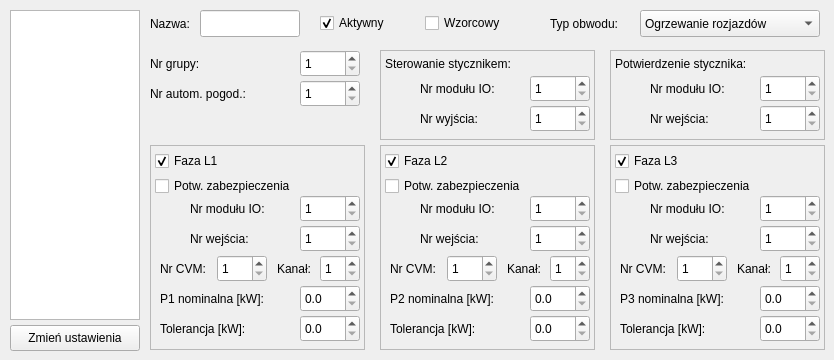
      <widget class="QWidget" name="tab_5">
       <attribute name="title">
        <string>Obwody sterowania</string>
       </attribute>
       <widget class="QListWidget" name="circuitList">
        <property name="geometry">
         <rect>
          <x>10</x>
          <y>10</y>
          <width>130</width>
          <height>310</height>
         </rect>
        </property>
       </widget>
       <widget class="QPushButton" name="editCircuitList">
        <property name="geometry">
         <rect>
          <x>10</x>
          <y>325</y>
          <width>130</width>
          <height>26</height>
         </rect>
        </property>
        <property name="text">
         <string>Zmień ustawienia</string>
        </property>
       </widget>
       <widget class="QLabel" name="label_29">
        <property name="geometry">
         <rect>
          <x>150</x>
          <y>15</y>
          <width>50</width>
          <height>17</height>
         </rect>
        </property>
        <property name="text">
         <string>Nazwa:</string>
        </property>
       </widget>
       <widget class="QLineEdit" name="cirNameEdit">
        <property name="geometry">
         <rect>
          <x>200</x>
          <y>10</y>
          <width>100</width>
          <height>27</height>
         </rect>
        </property>
        <property name="text">
         <string/>
        </property>
        <property name="maxLength">
         <number>7</number>
        </property>
       </widget>
       <widget class="QCheckBox" name="cirActiveChk">
        <property name="geometry">
         <rect>
          <x>320</x>
          <y>12</y>
          <width>90</width>
          <height>22</height>
         </rect>
        </property>
        <property name="text">
         <string>Aktywny</string>
        </property>
        <property name="checked">
         <bool>true</bool>
        </property>
       </widget>
       <widget class="QLabel" name="label_30">
        <property name="geometry">
         <rect>
          <x>550</x>
          <y>15</y>
          <width>90</width>
          <height>17</height>
         </rect>
        </property>
        <property name="text">
         <string>Typ obwodu:</string>
        </property>
       </widget>
       <widget class="QComboBox" name="cirTypeCmb">
        <property name="geometry">
         <rect>
          <x>640</x>
          <y>10</y>
          <width>180</width>
          <height>27</height>
         </rect>
        </property>
        <property name="editable">
         <bool>false</bool>
        </property>
        <item>
         <property name="text">
          <string>Ogrzewanie rozjazdów</string>
         </property>
        </item>
        <item>
         <property name="text">
          <string>Ogrzewanie zamknięć</string>
         </property>
        </item>
       </widget>
       <widget class="QFrame" name="l1Frame">
        <property name="geometry">
         <rect>
          <x>150</x>
          <y>145</y>
          <width>215</width>
          <height>205</height>
         </rect>
        </property>
        <property name="frameShape">
         <enum>QFrame::StyledPanel</enum>
        </property>
        <property name="frameShadow">
         <enum>QFrame::Raised</enum>
        </property>
        <widget class="QCheckBox" name="l1ActiveChk">
         <property name="geometry">
          <rect>
           <x>5</x>
           <y>5</y>
           <width>80</width>
           <height>22</height>
          </rect>
         </property>
         <property name="text">
          <string>Faza L1</string>
         </property>
         <property name="checked">
          <bool>true</bool>
         </property>
        </widget>
        <widget class="QCheckBox" name="l1ConfActiveChk">
         <property name="geometry">
          <rect>
           <x>5</x>
           <y>30</y>
           <width>170</width>
           <height>22</height>
          </rect>
         </property>
         <property name="text">
          <string>Potw. zabezpieczenia</string>
         </property>
        </widget>
        <widget class="QLabel" name="label_31">
         <property name="geometry">
          <rect>
           <x>40</x>
           <y>55</y>
           <width>100</width>
           <height>17</height>
          </rect>
         </property>
         <property name="text">
          <string>Nr modułu IO:</string>
         </property>
        </widget>
        <widget class="QSpinBox" name="l1ConfIOMod">
         <property name="geometry">
          <rect>
           <x>150</x>
           <y>50</y>
           <width>60</width>
           <height>27</height>
          </rect>
         </property>
         <property name="minimum">
          <number>1</number>
         </property>
         <property name="maximum">
          <number>24</number>
         </property>
         <property name="value">
          <number>1</number>
         </property>
        </widget>
        <widget class="QSpinBox" name="l1ConfBitNo">
         <property name="geometry">
          <rect>
           <x>150</x>
           <y>80</y>
           <width>60</width>
           <height>27</height>
          </rect>
         </property>
         <property name="minimum">
          <number>1</number>
         </property>
         <property name="maximum">
          <number>20</number>
         </property>
        </widget>
        <widget class="QLabel" name="label_32">
         <property name="geometry">
          <rect>
           <x>40</x>
           <y>85</y>
           <width>80</width>
           <height>17</height>
          </rect>
         </property>
         <property name="text">
          <string>Nr wejścia:</string>
         </property>
        </widget>
        <widget class="QLabel" name="label_33">
         <property name="geometry">
          <rect>
           <x>10</x>
           <y>145</y>
           <width>130</width>
           <height>17</height>
          </rect>
         </property>
         <property name="text">
          <string>P1 nominalna [kW]:</string>
         </property>
        </widget>
        <widget class="QLabel" name="label_34">
         <property name="geometry">
          <rect>
           <x>10</x>
           <y>175</y>
           <width>110</width>
           <height>17</height>
          </rect>
         </property>
         <property name="text">
          <string>Tolerancja [kW]:</string>
         </property>
        </widget>
        <widget class="QDoubleSpinBox" name="p1Nominal">
         <property name="geometry">
          <rect>
           <x>150</x>
           <y>140</y>
           <width>60</width>
           <height>27</height>
          </rect>
         </property>
         <property name="decimals">
          <number>1</number>
         </property>
         <property name="maximum">
          <double>10.000000000000000</double>
         </property>
         <property name="singleStep">
          <double>0.100000000000000</double>
         </property>
         <property name="value">
          <double>0.000000000000000</double>
         </property>
        </widget>
        <widget class="QDoubleSpinBox" name="p1Tol">
         <property name="geometry">
          <rect>
           <x>150</x>
           <y>170</y>
           <width>60</width>
           <height>27</height>
          </rect>
         </property>
         <property name="decimals">
          <number>1</number>
         </property>
         <property name="maximum">
          <double>10.000000000000000</double>
         </property>
         <property name="singleStep">
          <double>0.100000000000000</double>
         </property>
        </widget>
        <widget class="QSpinBox" name="l1CvmCh">
         <property name="geometry">
          <rect>
           <x>170</x>
           <y>110</y>
           <width>40</width>
           <height>27</height>
          </rect>
         </property>
         <property name="minimum">
          <number>1</number>
         </property>
         <property name="maximum">
          <number>3</number>
         </property>
        </widget>
        <widget class="QLabel" name="label_57">
         <property name="geometry">
          <rect>
           <x>10</x>
           <y>115</y>
           <width>60</width>
           <height>17</height>
          </rect>
         </property>
         <property name="text">
          <string>Nr CVM:</string>
         </property>
        </widget>
        <widget class="QSpinBox" name="l1CvmId">
         <property name="geometry">
          <rect>
           <x>67</x>
           <y>110</y>
           <width>50</width>
           <height>27</height>
          </rect>
         </property>
         <property name="minimum">
          <number>1</number>
         </property>
         <property name="maximum">
          <number>24</number>
         </property>
        </widget>
        <widget class="QLabel" name="label_56">
         <property name="geometry">
          <rect>
           <x>127</x>
           <y>115</y>
           <width>40</width>
           <height>17</height>
          </rect>
         </property>
         <property name="text">
          <string>Kanał:</string>
         </property>
        </widget>
       </widget>
       <widget class="QFrame" name="l2Frame">
        <property name="geometry">
         <rect>
          <x>380</x>
          <y>145</y>
          <width>215</width>
          <height>205</height>
         </rect>
        </property>
        <property name="frameShape">
         <enum>QFrame::StyledPanel</enum>
        </property>
        <property name="frameShadow">
         <enum>QFrame::Raised</enum>
        </property>
        <widget class="QCheckBox" name="l2ActiveChk">
         <property name="geometry">
          <rect>
           <x>5</x>
           <y>5</y>
           <width>80</width>
           <height>22</height>
          </rect>
         </property>
         <property name="text">
          <string>Faza L2</string>
         </property>
         <property name="checked">
          <bool>true</bool>
         </property>
        </widget>
        <widget class="QCheckBox" name="l2ConfActiveChk">
         <property name="geometry">
          <rect>
           <x>5</x>
           <y>30</y>
           <width>170</width>
           <height>22</height>
          </rect>
         </property>
         <property name="text">
          <string>Potw. zabezpieczenia</string>
         </property>
        </widget>
        <widget class="QLabel" name="label_38">
         <property name="geometry">
          <rect>
           <x>40</x>
           <y>55</y>
           <width>100</width>
           <height>17</height>
          </rect>
         </property>
         <property name="text">
          <string>Nr modułu IO:</string>
         </property>
        </widget>
        <widget class="QSpinBox" name="l2ConfIOMod">
         <property name="geometry">
          <rect>
           <x>150</x>
           <y>50</y>
           <width>60</width>
           <height>27</height>
          </rect>
         </property>
         <property name="minimum">
          <number>1</number>
         </property>
         <property name="maximum">
          <number>24</number>
         </property>
         <property name="value">
          <number>1</number>
         </property>
        </widget>
        <widget class="QSpinBox" name="l2ConfBitNo">
         <property name="geometry">
          <rect>
           <x>150</x>
           <y>80</y>
           <width>60</width>
           <height>27</height>
          </rect>
         </property>
         <property name="minimum">
          <number>1</number>
         </property>
         <property name="maximum">
          <number>20</number>
         </property>
        </widget>
        <widget class="QLabel" name="label_39">
         <property name="geometry">
          <rect>
           <x>40</x>
           <y>85</y>
           <width>80</width>
           <height>17</height>
          </rect>
         </property>
         <property name="text">
          <string>Nr wejścia:</string>
         </property>
        </widget>
        <widget class="QLabel" name="label_40">
         <property name="geometry">
          <rect>
           <x>10</x>
           <y>145</y>
           <width>130</width>
           <height>17</height>
          </rect>
         </property>
         <property name="text">
          <string>P2 nominalna [kW]:</string>
         </property>
        </widget>
        <widget class="QLabel" name="label_41">
         <property name="geometry">
          <rect>
           <x>10</x>
           <y>175</y>
           <width>110</width>
           <height>17</height>
          </rect>
         </property>
         <property name="text">
          <string>Tolerancja [kW]:</string>
         </property>
        </widget>
        <widget class="QDoubleSpinBox" name="p2Nominal">
         <property name="geometry">
          <rect>
           <x>150</x>
           <y>140</y>
           <width>60</width>
           <height>27</height>
          </rect>
         </property>
         <property name="decimals">
          <number>1</number>
         </property>
         <property name="maximum">
          <double>10.000000000000000</double>
         </property>
         <property name="singleStep">
          <double>0.100000000000000</double>
         </property>
         <property name="value">
          <double>0.000000000000000</double>
         </property>
        </widget>
        <widget class="QDoubleSpinBox" name="p2Tol">
         <property name="geometry">
          <rect>
           <x>150</x>
           <y>170</y>
           <width>60</width>
           <height>27</height>
          </rect>
         </property>
         <property name="decimals">
          <number>1</number>
         </property>
         <property name="maximum">
          <double>10.000000000000000</double>
         </property>
         <property name="singleStep">
          <double>0.100000000000000</double>
         </property>
        </widget>
        <widget class="QSpinBox" name="l2CvmCh">
         <property name="geometry">
          <rect>
           <x>170</x>
           <y>110</y>
           <width>40</width>
           <height>27</height>
          </rect>
         </property>
         <property name="minimum">
          <number>1</number>
         </property>
         <property name="maximum">
          <number>3</number>
         </property>
        </widget>
        <widget class="QSpinBox" name="l2CvmId">
         <property name="geometry">
          <rect>
           <x>67</x>
           <y>110</y>
           <width>50</width>
           <height>27</height>
          </rect>
         </property>
         <property name="minimum">
          <number>1</number>
         </property>
         <property name="maximum">
          <number>24</number>
         </property>
        </widget>
        <widget class="QLabel" name="label_55">
         <property name="geometry">
          <rect>
           <x>10</x>
           <y>115</y>
           <width>60</width>
           <height>17</height>
          </rect>
         </property>
         <property name="text">
          <string>Nr CVM:</string>
         </property>
        </widget>
        <widget class="QLabel" name="label_54">
         <property name="geometry">
          <rect>
           <x>127</x>
           <y>115</y>
           <width>40</width>
           <height>17</height>
          </rect>
         </property>
         <property name="text">
          <string>Kanał:</string>
         </property>
        </widget>
       </widget>
       <widget class="QFrame" name="l3Frame">
        <property name="geometry">
         <rect>
          <x>610</x>
          <y>145</y>
          <width>215</width>
          <height>205</height>
         </rect>
        </property>
        <property name="frameShape">
         <enum>QFrame::StyledPanel</enum>
        </property>
        <property name="frameShadow">
         <enum>QFrame::Raised</enum>
        </property>
        <widget class="QCheckBox" name="l3ActiveChk">
         <property name="geometry">
          <rect>
           <x>5</x>
           <y>5</y>
           <width>80</width>
           <height>22</height>
          </rect>
         </property>
         <property name="text">
          <string>Faza L3</string>
         </property>
         <property name="checked">
          <bool>true</bool>
         </property>
        </widget>
        <widget class="QCheckBox" name="l3ConfActiveChk">
         <property name="geometry">
          <rect>
           <x>5</x>
           <y>30</y>
           <width>170</width>
           <height>22</height>
          </rect>
         </property>
         <property name="text">
          <string>Potw. zabezpieczenia</string>
         </property>
        </widget>
        <widget class="QLabel" name="label_42">
         <property name="geometry">
          <rect>
           <x>40</x>
           <y>55</y>
           <width>100</width>
           <height>17</height>
          </rect>
         </property>
         <property name="text">
          <string>Nr modułu IO:</string>
         </property>
        </widget>
        <widget class="QSpinBox" name="l3ConfIOMod">
         <property name="geometry">
          <rect>
           <x>150</x>
           <y>50</y>
           <width>60</width>
           <height>27</height>
          </rect>
         </property>
         <property name="minimum">
          <number>1</number>
         </property>
         <property name="maximum">
          <number>24</number>
         </property>
         <property name="value">
          <number>1</number>
         </property>
        </widget>
        <widget class="QSpinBox" name="l3ConfBitNo">
         <property name="geometry">
          <rect>
           <x>150</x>
           <y>80</y>
           <width>60</width>
           <height>27</height>
          </rect>
         </property>
         <property name="minimum">
          <number>1</number>
         </property>
         <property name="maximum">
          <number>20</number>
         </property>
        </widget>
        <widget class="QLabel" name="label_43">
         <property name="geometry">
          <rect>
           <x>40</x>
           <y>85</y>
           <width>80</width>
           <height>17</height>
          </rect>
         </property>
         <property name="text">
          <string>Nr wejścia:</string>
         </property>
        </widget>
        <widget class="QLabel" name="label_44">
         <property name="geometry">
          <rect>
           <x>10</x>
           <y>145</y>
           <width>130</width>
           <height>17</height>
          </rect>
         </property>
         <property name="text">
          <string>P3 nominalna [kW]:</string>
         </property>
        </widget>
        <widget class="QLabel" name="label_45">
         <property name="geometry">
          <rect>
           <x>10</x>
           <y>175</y>
           <width>110</width>
           <height>17</height>
          </rect>
         </property>
         <property name="text">
          <string>Tolerancja [kW]:</string>
         </property>
        </widget>
        <widget class="QDoubleSpinBox" name="p3Nominal">
         <property name="geometry">
          <rect>
           <x>150</x>
           <y>140</y>
           <width>60</width>
           <height>27</height>
          </rect>
         </property>
         <property name="decimals">
          <number>1</number>
         </property>
         <property name="maximum">
          <double>10.000000000000000</double>
         </property>
         <property name="singleStep">
          <double>0.100000000000000</double>
         </property>
         <property name="value">
          <double>0.000000000000000</double>
         </property>
        </widget>
        <widget class="QDoubleSpinBox" name="p3Tol">
         <property name="geometry">
          <rect>
           <x>150</x>
           <y>170</y>
           <width>60</width>
           <height>27</height>
          </rect>
         </property>
         <property name="decimals">
          <number>1</number>
         </property>
         <property name="maximum">
          <double>10.000000000000000</double>
         </property>
         <property name="singleStep">
          <double>0.100000000000000</double>
         </property>
        </widget>
        <widget class="QLabel" name="label_52">
         <property name="geometry">
          <rect>
           <x>10</x>
           <y>115</y>
           <width>60</width>
           <height>17</height>
          </rect>
         </property>
         <property name="text">
          <string>Nr CVM:</string>
         </property>
        </widget>
        <widget class="QSpinBox" name="l3CvmId">
         <property name="geometry">
          <rect>
           <x>67</x>
           <y>110</y>
           <width>50</width>
           <height>27</height>
          </rect>
         </property>
         <property name="minimum">
          <number>1</number>
         </property>
         <property name="maximum">
          <number>24</number>
         </property>
        </widget>
        <widget class="QLabel" name="label_53">
         <property name="geometry">
          <rect>
           <x>127</x>
           <y>115</y>
           <width>40</width>
           <height>17</height>
          </rect>
         </property>
         <property name="text">
          <string>Kanał:</string>
         </property>
        </widget>
        <widget class="QSpinBox" name="l3CvmCh">
         <property name="geometry">
          <rect>
           <x>170</x>
           <y>110</y>
           <width>40</width>
           <height>27</height>
          </rect>
         </property>
         <property name="minimum">
          <number>1</number>
         </property>
         <property name="maximum">
          <number>3</number>
         </property>
        </widget>
       </widget>
       <widget class="QFrame" name="cirRelayFrame">
        <property name="geometry">
         <rect>
          <x>380</x>
          <y>50</y>
          <width>215</width>
          <height>90</height>
         </rect>
        </property>
        <property name="frameShape">
         <enum>QFrame::StyledPanel</enum>
        </property>
        <property name="frameShadow">
         <enum>QFrame::Raised</enum>
        </property>
        <widget class="QLabel" name="label_46">
         <property name="geometry">
          <rect>
           <x>5</x>
           <y>5</y>
           <width>170</width>
           <height>17</height>
          </rect>
         </property>
         <property name="text">
          <string>Sterowanie stycznikem:</string>
         </property>
        </widget>
        <widget class="QLabel" name="label_47">
         <property name="geometry">
          <rect>
           <x>40</x>
           <y>30</y>
           <width>100</width>
           <height>17</height>
          </rect>
         </property>
         <property name="text">
          <string>Nr modułu IO:</string>
         </property>
        </widget>
        <widget class="QLabel" name="label_48">
         <property name="geometry">
          <rect>
           <x>40</x>
           <y>60</y>
           <width>80</width>
           <height>17</height>
          </rect>
         </property>
         <property name="text">
          <string>Nr wyjścia:</string>
         </property>
        </widget>
        <widget class="QSpinBox" name="cirRelIOMod">
         <property name="geometry">
          <rect>
           <x>150</x>
           <y>25</y>
           <width>60</width>
           <height>27</height>
          </rect>
         </property>
         <property name="minimum">
          <number>1</number>
         </property>
         <property name="maximum">
          <number>24</number>
         </property>
        </widget>
        <widget class="QSpinBox" name="cirRelBitNo">
         <property name="geometry">
          <rect>
           <x>150</x>
           <y>55</y>
           <width>60</width>
           <height>27</height>
          </rect>
         </property>
         <property name="minimum">
          <number>1</number>
         </property>
         <property name="maximum">
          <number>10</number>
         </property>
        </widget>
       </widget>
       <widget class="QFrame" name="cirRelayConfFrame">
        <property name="geometry">
         <rect>
          <x>610</x>
          <y>50</y>
          <width>215</width>
          <height>90</height>
         </rect>
        </property>
        <property name="frameShape">
         <enum>QFrame::StyledPanel</enum>
        </property>
        <property name="frameShadow">
         <enum>QFrame::Raised</enum>
        </property>
        <widget class="QLabel" name="label_49">
         <property name="geometry">
          <rect>
           <x>5</x>
           <y>5</y>
           <width>170</width>
           <height>17</height>
          </rect>
         </property>
         <property name="text">
          <string>Potwierdzenie stycznika:</string>
         </property>
        </widget>
        <widget class="QLabel" name="label_50">
         <property name="geometry">
          <rect>
           <x>40</x>
           <y>30</y>
           <width>100</width>
           <height>17</height>
          </rect>
         </property>
         <property name="text">
          <string>Nr modułu IO:</string>
         </property>
        </widget>
        <widget class="QLabel" name="label_51">
         <property name="geometry">
          <rect>
           <x>40</x>
           <y>60</y>
           <width>80</width>
           <height>17</height>
          </rect>
         </property>
         <property name="text">
          <string>Nr wejścia:</string>
         </property>
        </widget>
        <widget class="QSpinBox" name="cirRelConfIOMod">
         <property name="geometry">
          <rect>
           <x>150</x>
           <y>25</y>
           <width>60</width>
           <height>27</height>
          </rect>
         </property>
         <property name="minimum">
          <number>1</number>
         </property>
         <property name="maximum">
          <number>24</number>
         </property>
        </widget>
        <widget class="QSpinBox" name="cirRelConfBitNo">
         <property name="geometry">
          <rect>
           <x>150</x>
           <y>55</y>
           <width>60</width>
           <height>27</height>
          </rect>
         </property>
         <property name="minimum">
          <number>1</number>
         </property>
         <property name="maximum">
          <number>20</number>
         </property>
        </widget>
       </widget>
       <widget class="QCheckBox" name="cirReferenceChk">
        <property name="geometry">
         <rect>
          <x>425</x>
          <y>12</y>
          <width>100</width>
          <height>22</height>
         </rect>
        </property>
        <property name="text">
         <string>Wzorcowy</string>
        </property>
       </widget>
       <widget class="QLabel" name="label_58">
        <property name="geometry">
         <rect>
          <x>150</x>
          <y>55</y>
          <width>67</width>
          <height>17</height>
         </rect>
        </property>
        <property name="text">
         <string>Nr grupy:</string>
        </property>
       </widget>
       <widget class="QLabel" name="label_59">
        <property name="geometry">
         <rect>
          <x>150</x>
          <y>85</y>
          <width>130</width>
          <height>17</height>
         </rect>
        </property>
        <property name="text">
         <string>Nr autom. pogod.:</string>
        </property>
       </widget>
       <widget class="QSpinBox" name="cirGroupNo">
        <property name="geometry">
         <rect>
          <x>300</x>
          <y>50</y>
          <width>60</width>
          <height>27</height>
         </rect>
        </property>
        <property name="minimum">
         <number>1</number>
        </property>
        <property name="maximum">
         <number>6</number>
        </property>
       </widget>
       <widget class="QSpinBox" name="cirWeatherAutomNo">
        <property name="geometry">
         <rect>
          <x>300</x>
          <y>80</y>
          <width>60</width>
          <height>27</height>
         </rect>
        </property>
        <property name="minimum">
         <number>1</number>
        </property>
        <property name="maximum">
         <number>6</number>
        </property>
       </widget>
      </widget>
